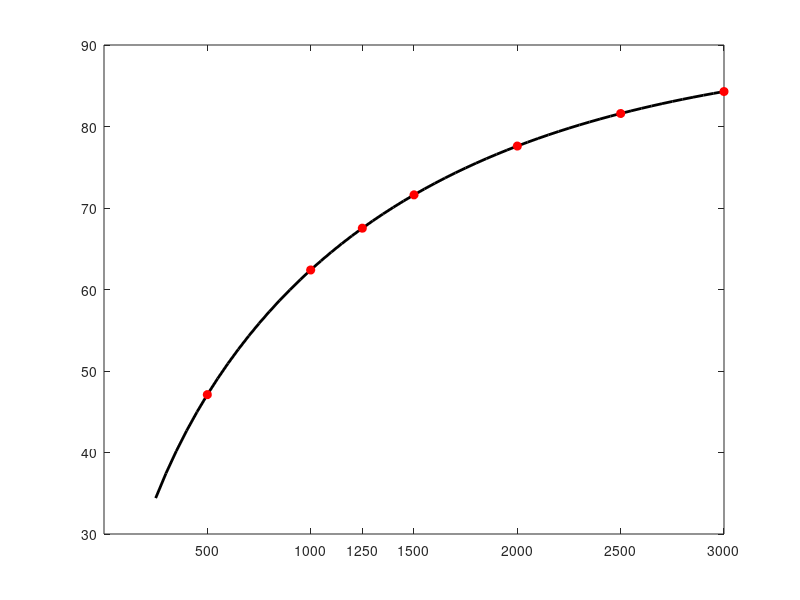

Source code (MATLAB): (Note: this script raises an error after producing the figure.)
% flipAnglePlots - show optimal flip angle for GE=EPI at 3T
%
% [flipangles] = flipAnglePlots(TR, T1)
%
% calculates the flipangles according to:  
%
%       acos(exp(-TR/T1))*180/pi 
%
% The input argument TR (in ms, 250<x<3000) can be a vector 
% of TRs that will be overplotted as red dots on the graph. 
% If no T1 given, it is now assumed to be 1300ms. 
%
% ds - updated nov-29-2004, default T1 changed to 1300ms
function [flipangles] = flipAnglePlots(TR, T1)


% the measured T1 at NYU-CBI is ~1000 
% the reported value for T1 in the literature is ~1300
if nargin < 2
    T1 = 1300;
end

% TRs in ms.
if nargin < 1
    TR = [500 1000 1250 1500 2000 2500 3000];
end

% flipangles
flipangles = calculateFlipAngle(TR, T1);

% give a range of TRs for the curve
x0 = 250;
fineTR = x0:50:3000;
fineFA = calculateFlipAngle(fineTR, T1);

plot(fineTR, fineFA, 'color', 'k', 'linewidth',2);

hold on
p_ = plot(TR, flipangles, 'ro');
set(p_, 'markerfacecolor','r')
hold off


% set(gca,'xtick',TR,'ytick',[flipangles], 'yticklabel', num2str([flipangles],'%2.2f'));
% use newer matlab functions
xticks(TR);
yticks(round(flipangles,1));  % not much point in going beyond 1 decimal point

axis([x0 3000 0.9*min(flipangles) 90]);
xlabel('TR [ms]')
ylabel('flipangle (deg)')

xline = [zeros(size(TR)); TR];
yline = [flipangles; flipangles];

xline2 = [TR; TR];
yline2 = [zeros(size(flipangles)); flipangles];


l_ = line(xline, yline);
l2_ = line(xline2, yline2);
set([l_, l2_],'color',[1 1 1]*0.5);

title(['optimal flipangle vs TR; [T1=' num2str(T1) ']'] )

% print them out:
disp(sprintf('\n\nTR\tflip angle\n'))
disp(sprintf('%2.0f\t%d\n',[TR; round(flipangles)]))

end

% calculateFlipAngle - optimal flip angle from Ernst equation
%
% 	calculates the optimal flipangle for EPI. Inputs can be vectors. The
% 	equation for the optimal flip angle is 
% 	
%               acos(exp(-TR/T1))*180/pi 
% 	
% 	where TR is the (R)epitition time, and T1 the measured gray matter T1.
% 	In June 2003, the measure T1 at the NYU-CBI was around 1000. 
% 	
% 	This function based on a lab note from miki@cns.nyu.edu
% 	
%   e.g.:   TR = [500, 1000, 1500]; T1 = 1300
%           flipangles = calculateFlipAngle(TR, T1)
%
%   see: http://mriquestions.com/optimal-flip-angle.html
%  
% 	2006-03-25 ds written
function flipangles = calculateFlipAngle(TR, T1)

% if wanting to calculate for many values... 
[allTR, allT1] = meshgrid(TR, T1);

% now calculate flipangles
flipangles = acos(exp(-allTR./allT1))*180/pi; 

end